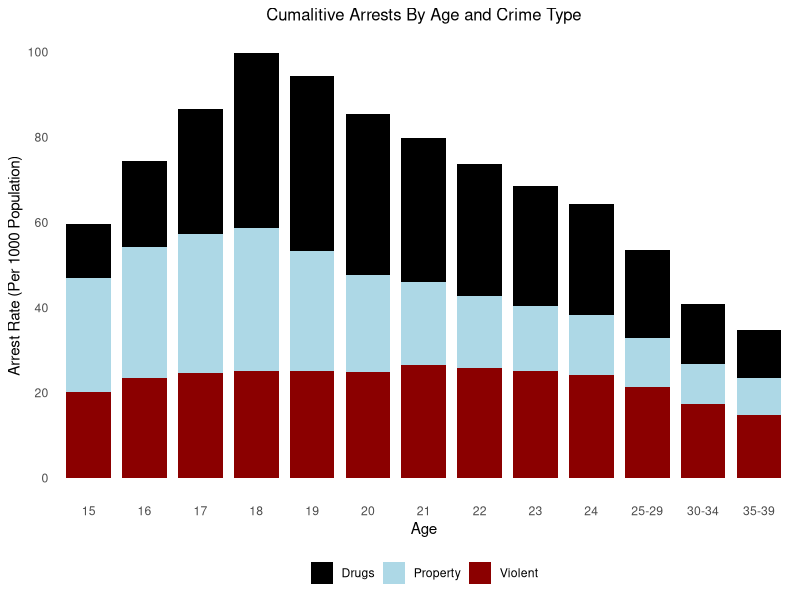
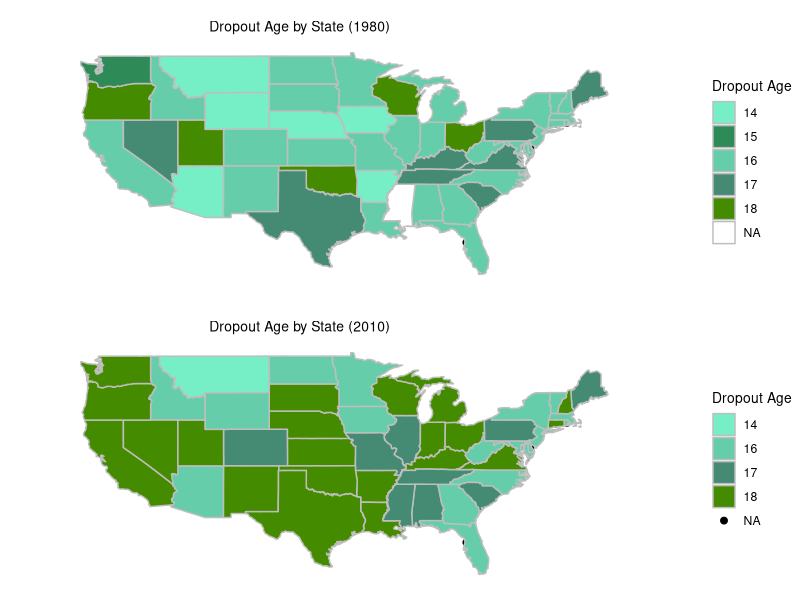

The R script that drew these images, in order:
## ---- chunk 1
#| include: false
#| warning: false
#| message: false

library(tidyverse)
library(palmerpenguins)
library(haven)
library(ggplot2)
library(dplyr)
library(sf)
library(gridExtra)
## ---- chunk 2
#| echo: false
#| warning: false
#| message: false

# Loading the data
figure1_data <- read_csv(here::here("data/raw_data/reproduction_data/figure1_data.csv"))
maps_d <- read_csv(here::here("data/raw_data/reproduction_data/maps_d.csv")) 
maps_d_clean <- read_csv(here::here("data/analysis_data/maps_d_clean.csv"))
dropout_age <- read_csv(here::here("data/raw_data/reproduction_data/dropout_age.csv"))

## ---- chunk 3
#| echo: false
#| label: fig-arrests
#| warning: false
#| fig-cap: US male arrest rates between the ages 15-24 from FBI Uniform Crime Reporting data

# Calculate cumulative_arrest for the male arrests per 1000 population
figure1_data <- figure1_data %>%
  group_by(agegroup, crime_type) %>%
  summarise(cumulative_arrest = sum(arrest_rate) * 1000) %>%
  ungroup()

# Reorder levels of crime_type, starting with the violent crimes on the bottom
figure1_data <- figure1_data %>%
  mutate(crime_type = factor(crime_type, levels = c(3, 2, 1)))

#Plots age against cumulative arrests
ggplot(figure1_data, aes(x = as.factor(agegroup), y = cumulative_arrest, 
                       fill = factor(crime_type))) +
  geom_bar(stat = "identity", position = "stack", width = 0.8) + #bar graph
  scale_fill_manual(values = c("black", "lightblue", "darkred"), #colours
                    labels = c("Drugs", "Property", "Violent")) + #legend
  labs(x = "Age", y = "Arrest Rate (Per 1000 Population)", fill = NULL, 
       title = "Cumalitive Arrests By Age and Crime Type") + #titles
  scale_x_discrete(labels = c("15", "16", "17", "18", "19", "20", "21", "22", 
                              "23", "24", "25-29", "30-34", "35-39")) + #labels
  scale_y_continuous(breaks = seq(0, 100, by = 20)) + # y-axis breaks
  theme_minimal() +
  theme(legend.position = "bottom", #legend position
        axis.text.x = element_text(angle = 0, hjust = 0.5), #Centers axis
        plot.title = element_text(size = 12, hjust = 0.5), #Centers title
        panel.grid.major = element_blank(),  #Removes major grid lines
        panel.grid.minor = element_blank())  #Removes minor grid lines

## ---- chunk 4
#| echo: false
#| label: fig-dropout
#| warning: false
#| message: false
#| fig-cap: Change in dropout ages designated by state law between 1980 and 2010

#Rename coloumn for dropout_age
names(dropout_age)[names(dropout_age) == "STATEFP"] <- "bpl"

# Load US state boundary data
us_states <- map_data("state")

#Covert to spatial data frama
maps_d_sf <- st_as_sf(maps_d_clean, coords = c("x_c", "y_c"))

# Filter dropout_age for 1980 and 2010
dropout_age_1980 <- filter(dropout_age, year == 1980)
dropout_age_2010 <- filter(dropout_age, year == 2010)

# Join the datasets mapd_d_sf and dropout_age_1980, as well as dropout_age_2010
maps_d_sf_1980 <- left_join(maps_d_sf, dropout_age_1980, by = c("bpl"))
maps_d_sf_2010 <- left_join(maps_d_sf, dropout_age_2010, by = c("bpl"))

#Convert the coloumn values to contain all lowercase values to match with 
# a us_states column
maps_d_sf_1980$NAME <- tolower(maps_d_sf_1980$NAME)
us_states_1980 <- left_join(us_states, maps_d_sf_1980, 
                            by =  c("region" = "NAME"))

maps_d_sf_2010$NAME <- tolower(maps_d_sf_2010$NAME)
us_states_2010 <- left_join(us_states, maps_d_sf_2010, 
                            by =  c("region" = "NAME"))

# Plots the map boundary
base_map <- ggplot() +
  geom_polygon(data = us_states_1980, aes(x = long, y = lat, group = group), 
               fill ="white", color = "grey") +
  coord_map() +
  theme_minimal() +
  labs(x = "Longitude", y = "Latitude") +
  ggtitle("Map of US States")

#Set the colours for the different ages
colours <- c("14" = "aquamarine2", "15" = "seagreen", "16" = "aquamarine3", 
             "17" = "aquamarine4", "18" = "chartreuse4", "NA" = "white")

# Plot dropout age data within state boundaries
data_map_1980 <- ggplot() +
  geom_sf(data = maps_d_sf_1980, aes(fill = as.factor(dropage)), size = 2) +
  geom_polygon(data = us_states_1980, aes(x = long, y = lat, group = group, 
                                          fill = as.factor(dropage)), 
               color = "grey") +
  theme_void() +
  scale_fill_manual(values = colours, 
                    guide = "legend", name = "Dropout Age  ",
                    na.value = "white") +
  labs(title = "Dropout Age by State (1980)") +
  theme(plot.title = element_text(size = 10, hjust = 0.4),
        legend.title = element_text(size = 10)) +
  coord_sf(xlim = c(-130, -60), ylim = c(25, 50))

# Plot dropout age data within state boundaries
data_map_2010 <- ggplot() +
  geom_sf(data = maps_d_sf_2010, aes(fill = as.factor(dropage)), size = 2) +
  geom_polygon(data = us_states_2010, aes(x = long, y = lat, group = group, 
                                          fill = as.factor(dropage)), 
               color = "grey") +
  theme_void() +
  scale_fill_manual(values = colours, 
                    guide = "legend", name = "Dropout Age  ",
                    na.value = "white") +
  labs(title = "Dropout Age by State (2010)") +
  theme(plot.title = element_text(size = 10, hjust = 0.4),
        legend.title = element_text(size = 10)) +
  coord_sf(xlim = c(-130, -60), ylim = c(25, 50))

# Show the combined plot
figure2 <- grid.arrange(data_map_1980, data_map_2010, ncol = 1)
